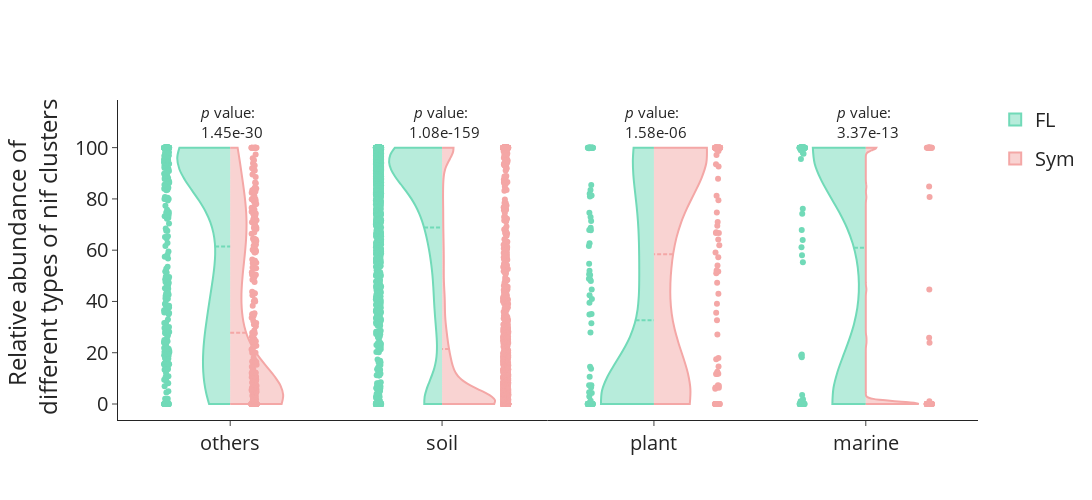

This figure's notebook cell:
### Markdown cell above
# split violin plots (try)

### Code cell
pointpos_male = [-1.2, -1.2, -1.2, -1.2]
pointpos_female = [0.45, 1.2, 1.2, 1.2]
show_legend = [True, False, False, False]

fig = go.Figure()
for i, env in enumerate(pd.unique(new_df['env type'])):
    fig.add_trace(go.Violin(x=new_df.loc[(new_df['env type'] == env) &
                                         (new_df['nifH type'] == 'FL'),
                                         'env type'],
                            y=new_df.loc[(new_df['env type'] == env) &
                                         (new_df['nifH type'] == 'FL'),
                                         'ratio'],
                            legendgroup='FL',
                            scalegroup='FL',
#                             bandwidth=1,
                            name='FL',
                            side='negative',
                            width=0.5,
                            # where to position points
                            pointpos=pointpos_male[i],
                            line_color=t2color['FL'],
                            showlegend=show_legend[i])
                  )
    fig.add_trace(go.Violin(x=new_df.loc[(new_df['env type'] == pd.unique(new_df['env type'])[i]) &
                                         (new_df['nifH type'] == 'Sym'), 'env type'],
                            y=new_df.loc[(new_df['env type'] == pd.unique(new_df['env type'])[i]) &
                                         (new_df['nifH type'] == 'Sym'), 'ratio'],
                            legendgroup='Sym',
#                             bandwidth=1,
                            scalegroup='Sym',
                            name='Sym',
                            side='positive',
                            width=0.5,
                            pointpos=pointpos_female[i],
                            line_color=t2color['Sym'],
                            showlegend=show_legend[i])
                  )

# update characteristics shared by all traces
fig.update_traces(meanline_visible=True,
                  #meanline_color='#000000',
                  spanmode='hard',
                  points='all',  # show all points
                  jitter=0.05,  # add some jitter on points for better visibility
                  #scalemode='width'
                  )  # scale violin plot area with total count
fig.update_layout(
    #title_text="Total bill distribution<br><i>scaled by number of bills per gender",
    violingap=0, violingroupgap=0, violinmode='overlay')
fig.layout.template = "simple_white"
fig.layout.width = 1200
fig.layout.height = 500
fig.layout.font.size = 20
fig.layout.yaxis.title = "Relative abundance of <Br> different types of nif clusters"


for env in pd.unique(new_df['env type']):
    f1='Sym'
    f2='FL'
    r1 = new_df.loc[(new_df['env type'] == env) &
                                     (new_df['nifH type'] == f1), 'ratio']
    r2 = new_df.loc[(new_df['env type'] == env) &
                                     (new_df['nifH type'] == f2), 'ratio']
    t = mannwhitneyu(r1,r2,#alternative='greater'
                    )
    p = t.pvalue
    fig.add_annotation(
        x=env,
        y=110,
        font=dict(size=15),
        showarrow=False,
        text="<i>p</i> value: <Br> {:.2e}".format(p),
    )

fig.show()

### Figure 1 — Plotly figure (JSON) as saved in the notebook; plotly's stock layout.template omitted (floating-point values rounded to 4 significant figures; data arrays with more than 128 entries replaced by an {"elided": "..."} marker saying what was removed)
{"data": [{"jitter": 0.05, "legendgroup": "FL", "line": {"color": "#71dab8"}, "meanline": {"visible": true}, "name": "FL", "pointpos": -1.2, "points": "all", "scalegroup": "FL", "showlegend": true, "side": "negative", "spanmode": "hard", "type": "violin", "width": 0.5, "x": {"elided": "326 str values"}, "y": {"elided": "326 float values"}}, {"jitter": 0.05, "legendgroup": "Sym", "line": {"color": "#f4a7a6"}, "meanline": {"visible": true}, "name": "Sym", "pointpos": 0.45, "points": "all", "scalegroup": "Sym", "showlegend": true, "side": "positive", "spanmode": "hard", "type": "violin", "width": 0.5, "x": {"elided": "326 str values"}, "y": {"elided": "326 float values"}}, {"jitter": 0.05, "legendgroup": "FL", "line": {"color": "#71dab8"}, "meanline": {"visible": true}, "name": "FL", "pointpos": -1.2, "points": "all", "scalegroup": "FL", "showlegend": false, "side": "negative", "spanmode": "hard", "type": "violin", "width": 0.5, "x": {"elided": "1560 str values"}, "y": {"elided": "1560 float values"}}, {"jitter": 0.05, "legendgroup": "Sym", "line": {"color": "#f4a7a6"}, "meanline": {"visible": true}, "name": "Sym", "pointpos": 1.2, "points": "all", "scalegroup": "Sym", "showlegend": false, "side": "positive", "spanmode": "hard", "type": "violin", "width": 0.5, "x": {"elided": "1560 str values"}, "y": {"elided": "1560 float values"}}, {"jitter": 0.05, "legendgroup": "FL", "line": {"color": "#71dab8"}, "meanline": {"visible": true}, "name": "FL", "pointpos": -1.2, "points": "all", "scalegroup": "FL", "showlegend": false, "side": "negative", "spanmode": "hard", "type": "violin", "width": 0.5, "x": ["plant", "plant", "plant", "plant", "plant", "plant", "plant", "plant", "plant", "plant", "plant", "plant", "plant", "plant", "plant", "plant", "plant", "plant", "plant", "plant", "plant", "plant", "plant", "plant", "plant", "plant", "plant", "plant", "plant", "plant", "plant", "plant", "plant", "plant", "plant", "plant", "plant", "plant", "plant", "plant", "plant", "plant", "plant", "plant", "plant", "plant", "plant", "plant", "plant", "plant", "plant", "plant", "plant", "plant", "plant", "plant", "plant", "plant", "plant", "plant", "plant", "plant", "plant", "plant", "plant", "plant", "plant", "plant", "plant", "plant", "plant", "plant", "plant", "plant", "plant", "plant", "plant", "plant", "plant", "plant", "plant", "plant", "plant", "plant", "plant", "plant", "plant", "plant", "plant", "plant", "plant", "plant", "plant", "plant", "plant", "plant", "plant", "plant", "plant", "plant", "plant", "plant", "plant", "plant", "plant", "plant", "plant", "plant", "plant", "plant", "plant", "plant", "plant", "plant", "plant", "plant", "plant", "plant", "plant"], "y": [0, 0, 39.49, 0, 82.05, 0, 0, 0, 0, 0, 0, 0, 0.8256, 6.479, 0, 0, 0, 0, 0, 2.899, 0, 0, 0, 0, 0, 0, 0, 0, 0, 0, 0, 1.307, 0, 0, 0, 0, 0, 0, 0, 0, 0, 0, 0, 0, 0, 0, 0, 0, 0, 0, 0, 0, 0, 0, 0, 0, 0, 0, 100, 100, 100, 0, 100, 40.95, 100, 100, 100, 100, 100, 100, 100, 100, 100, 100, 100, 100, 100, 100, 72.92, 100, 100, 0, 85.42, 81.36, 44.66, 48.81, 47.95, 50.32, 0, 31.53, 7.34, 4.284, 10.66, 7.351, 42.42, 67.91, 0, 13.71, 51.97, 35.1, 0, 14.51, 48.6, 27.9, 34.91, 4.598, 99.8, 61.65, 67.74, 50.63, 83.47, 68.75, 80.95, 100, 62.69, 0, 71.43, 54.74, 74.6]}, {"jitter": 0.05, "legendgroup": "Sym", "line": {"color": "#f4a7a6"}, "meanline": {"visible": true}, "name": "Sym", "pointpos": 1.2, "points": "all", "scalegroup": "Sym", "showlegend": false, "side": "positive", "spanmode": "hard", "type": "violin", "width": 0.5, "x": ["plant", "plant", "plant", "plant", "plant", "plant", "plant", "plant", "plant", "plant", "plant", "plant", "plant", "plant", "plant", "plant", "plant", "plant", "plant", "plant", "plant", "plant", "plant", "plant", "plant", "plant", "plant", "plant", "plant", "plant", "plant", "plant", "plant", "plant", "plant", "plant", "plant", "plant", "plant", "plant", "plant", "plant", "plant", "plant", "plant", "plant", "plant", "plant", "plant", "plant", "plant", "plant", "plant", "plant", "plant", "plant", "plant", "plant", "plant", "plant", "plant", "plant", "plant", "plant", "plant", "plant", "plant", "plant", "plant", "plant", "plant", "plant", "plant", "plant", "plant", "plant", "plant", "plant", "plant", "plant", "plant", "plant", "plant", "plant", "plant", "plant", "plant", "plant", "plant", "plant", "plant", "plant", "plant", "plant", "plant", "plant", "plant", "plant", "plant", "plant", "plant", "plant", "plant", "plant", "plant", "plant", "plant", "plant", "plant", "plant", "plant", "plant", "plant", "plant", "plant", "plant", "plant", "plant", "plant"], "y": [0, 0, 59.06, 100, 17.95, 100, 70.97, 100, 100, 100, 100, 100, 99.17, 93.52, 100, 100, 100, 100, 100, 97.1, 100, 100, 100, 100, 100, 100, 100, 100, 100, 100, 100, 98.69, 100, 100, 100, 100, 100, 100, 100, 100, 100, 100, 100, 100, 100, 100, 100, 100, 100, 100, 100, 100, 100, 100, 100, 100, 100, 100, 0, 0, 0, 100, 0, 0, 0, 0, 0, 0, 0, 0, 0, 0, 0, 0, 0, 0, 0, 0, 27.08, 0, 0, 87.87, 14.58, 6.456, 51.03, 11.75, 52.05, 43.0, 64.16, 57.21, 61.9, 69.51, 67.0, 92.65, 47.34, 12.54, 11.68, 81.22, 39.06, 51.69, 79.44, 74.67, 35.57, 66.68, 53.99, 66.67, 0, 6.311, 11.83, 0, 0, 7.292, 7.143, 0, 5.97, 0, 0, 32.63, 17.46]}, {"jitter": 0.05, "legendgroup": "FL", "line": {"color": "#71dab8"}, "meanline": {"visible": true}, "name": "FL", "pointpos": -1.2, "points": "all", "scalegroup": "FL", "showlegend": false, "side": "negative", "spanmode": "hard", "type": "violin", "width": 0.5, "x": ["marine", "marine", "marine", "marine", "marine", "marine", "marine", "marine", "marine", "marine", "marine", "marine", "marine", "marine", "marine", "marine", "marine", "marine", "marine", "marine", "marine", "marine", "marine", "marine", "marine", "marine", "marine", "marine", "marine", "marine", "marine", "marine", "marine", "marine", "marine", "marine", "marine", "marine", "marine", "marine", "marine", "marine", "marine", "marine", "marine", "marine", "marine", "marine", "marine", "marine", "marine", "marine", "marine", "marine", "marine", "marine", "marine", "marine", "marine", "marine", "marine", "marine", "marine", "marine", "marine", "marine", "marine", "marine", "marine", "marine", "marine", "marine", "marine", "marine", "marine", "marine", "marine", "marine", "marine", "marine", "marine", "marine", "marine", "marine", "marine", "marine", "marine", "marine", "marine", "marine", "marine", "marine", "marine", "marine", "marine", "marine", "marine", "marine", "marine", "marine", "marine", "marine", "marine", "marine", "marine", "marine", "marine", "marine", "marine", "marine", "marine", "marine", "marine", "marine", "marine", "marine", "marine", "marine", "marine", "marine"], "y": [0, 0, 0, 0, 100, 100, 100, 100, 100, 100, 100, 100, 100, 100, 100, 100, 100, 100, 100, 100, 0, 0, 0, 100, 0, 0, 0, 100, 0, 0, 100, 100, 97.94, 100, 100, 1.025, 0, 100, 100, 95.61, 99.79, 100, 100, 100, 100, 0, 100, 100, 100, 100, 100, 100, 100, 0, 100, 100, 100, 18.88, 0, 0, 100, 100, 19.28, 0, 55.33, 76.15, 74.18, 100, 0, 63.95, 0, 100, 100, 100, 100, 0, 0, 100, 100, 0, 0, 0, 100, 0, 0, 0, 0, 0, 100, 0, 100, 100, 0, 100, 98.93, 100, 100, 0, 100, 61.19, 58.04, 1.861, 0, 0, 0.5344, 0, 0, 67.83, 0, 100, 3.53, 18.22, 97.59, 100, 100, 100, 100, 100, 100, 100]}, {"jitter": 0.05, "legendgroup": "Sym", "line": {"color": "#f4a7a6"}, "meanline": {"visible": true}, "name": "Sym", "pointpos": 1.2, "points": "all", "scalegroup": "Sym", "showlegend": false, "side": "positive", "spanmode": "hard", "type": "violin", "width": 0.5, "x": ["marine", "marine", "marine", "marine", "marine", "marine", "marine", "marine", "marine", "marine", "marine", "marine", "marine", "marine", "marine", "marine", "marine", "marine", "marine", "marine", "marine", "marine", "marine", "marine", "marine", "marine", "marine", "marine", "marine", "marine", "marine", "marine", "marine", "marine", "marine", "marine", "marine", "marine", "marine", "marine", "marine", "marine", "marine", "marine", "marine", "marine", "marine", "marine", "marine", "marine", "marine", "marine", "marine", "marine", "marine", "marine", "marine", "marine", "marine", "marine", "marine", "marine", "marine", "marine", "marine", "marine", "marine", "marine", "marine", "marine", "marine", "marine", "marine", "marine", "marine", "marine", "marine", "marine", "marine", "marine", "marine", "marine", "marine", "marine", "marine", "marine", "marine", "marine", "marine", "marine", "marine", "marine", "marine", "marine", "marine", "marine", "marine", "marine", "marine", "marine", "marine", "marine", "marine", "marine", "marine", "marine", "marine", "marine", "marine", "marine", "marine", "marine", "marine", "marine", "marine", "marine", "marine", "marine", "marine", "marine"], "y": [100, 100, 0, 100, 0, 0, 0, 0, 0, 0, 0, 0, 0, 0, 0, 0, 0, 0, 0, 0, 100, 84.85, 0, 0, 100, 0, 100, 0, 100, 100, 0, 0, 0, 0, 0, 0, 0, 0, 0, 0, 0, 0, 0, 0, 0, 0, 0, 0, 0, 0, 0, 0, 0, 0, 0, 0, 0, 0, 0, 0, 0, 0, 80.72, 100, 44.67, 23.85, 25.82, 0, 100, 0, 100, 0, 0, 0, 0, 100, 100, 0, 0, 100, 100, 0, 0, 100, 100, 100, 0, 100, 0, 0, 0, 0, 0, 0, 1.068, 0, 0, 0, 0, 0, 0, 0, 0, 0, 0, 0, 0, 0, 0, 0, 0, 0, 0, 0, 0, 0, 0, 0, 0, 0]}], "layout": {"annotations": [{"font": {"size": 15}, "showarrow": false, "text": "<i>p</i> value: <Br> 1.45e-30", "x": "others", "y": 110}, {"font": {"size": 15}, "showarrow": false, "text": "<i>p</i> value: <Br> 1.08e-159", "x": "soil", "y": 110}, {"font": {"size": 15}, "showarrow": false, "text": "<i>p</i> value: <Br> 1.58e-06", "x": "plant", "y": 110}, {"font": {"size": 15}, "showarrow": false, "text": "<i>p</i> value: <Br> 3.37e-13", "x": "marine", "y": 110}], "font": {"size": 20}, "height": 500, "violingap": 0, "violingroupgap": 0, "violinmode": "overlay", "width": 1200, "xaxis": {"autorange": true, "range": [-0.5279, 3.528], "type": "category"}, "yaxis": {"autorange": true, "range": [-6.241, 118.6], "title": {"text": "Relative abundance of <Br> different types of nif clusters"}, "type": "linear"}}}
